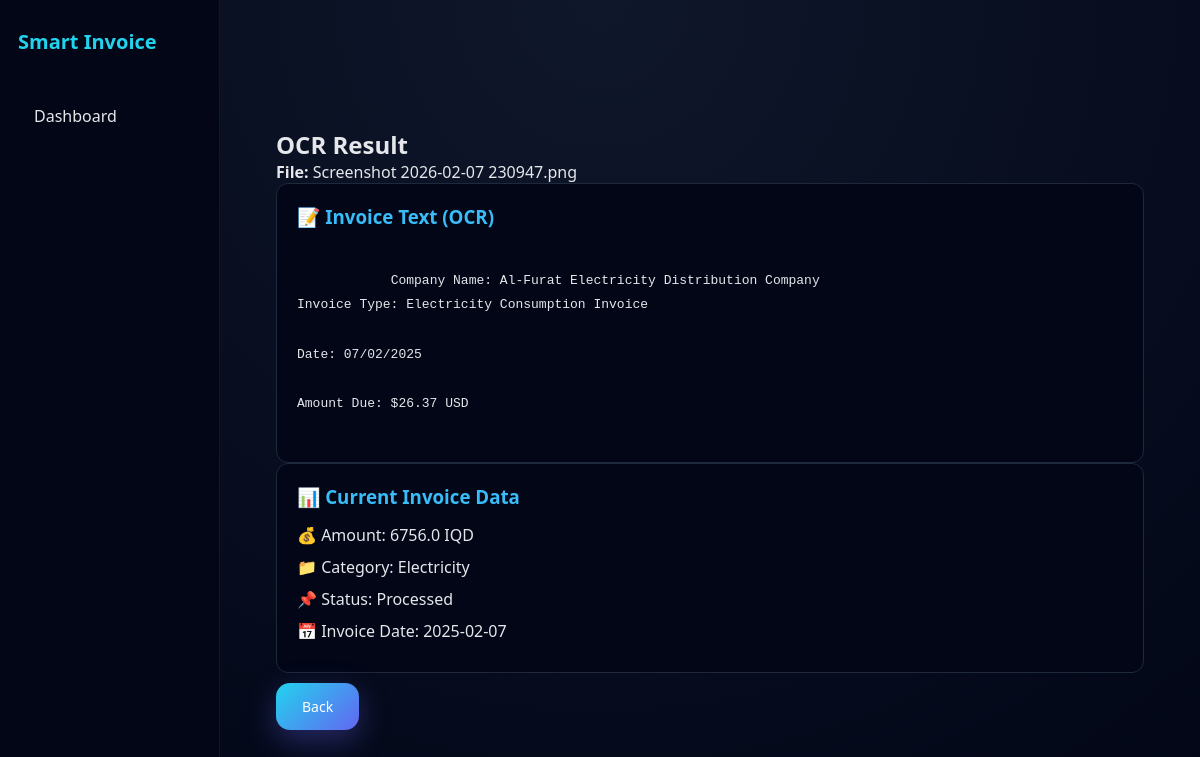
The app's page /ocr/31 with its own data.
### database/models.py (models this page shows, shortened)
class Invoice(db.Model):
    __tablename__ = "invoices"
    id = db.Column(db.Integer, primary_key=True)
    filename = db.Column(db.String(255), nullable=False)
    file_path = db.Column(db.String(500), nullable=False)
    upload_date = db.Column(db.DateTime, default=datetime.utcnow)
    extracted_text = db.Column(db.Text)
    invoice_date = db.Column(db.String(50))
    total_amount = db.Column(db.Float)
    currency = db.Column(db.String(10), default="USD")
    category = db.Column(db.String(50), default="General")
    status = db.Column(
        db.String(20),
        default="Processed"   # Processed | Pending | Error
    )

### app.py (the view)
@app.route("/ocr/<int:invoice_id>")
def view_ocr(invoice_id):
    invoice = Invoice.query.get_or_404(invoice_id)
    lang = detect_language(invoice.extracted_text)
    return render_template(
        "ocr.html",
        invoice=invoice,
        ocr_text=invoice.extracted_text,
        lang=lang
    )

### app.py (called while the page is built)
def detect_language(text):
    return "ar" if re.search(r"[ء-ي]", text) else "en"

### templates/ocr.html (shortened to what this page needs)
<!DOCTYPE html>
<html lang="en">
<head>
    <link rel="stylesheet" href="{{ url_for('static', filename='style.css') }}">
    <link rel="stylesheet" href="{{ url_for('static', filename='style.css') }}">
</head>
<body>
<div class="app">
    <aside class="sidebar">
        <h1>Smart Invoice</h1>
        <div class="nav">
            <a href="/dashboard">Dashboard</a>
        </div>
    </aside>
    <main class="main">
        <div class="content">
            <h2>OCR Result</h2>
            <p><strong>File:</strong> {{ invoice.filename }}</p>
            <div class="info-box">
            {% if lang == "ar" %}
            <h3>📝 نص الفاتورة (OCR)</h3>
            <div class="ocr-text" dir="rtl">
            {{ ocr_text if ocr_text else "لا يوجد نص مستخرج." }}
            </div>
            {% else %}
            <h3>📝 Invoice Text (OCR)</h3>
            <div class="ocr-text">
            {{ ocr_text if ocr_text else "No OCR text found." }}
            </div>
            {% endif %}
            </div>
            <div class="info-box">
            {% if lang == "ar" %}
            <h3>📊 بيانات الفاتورة الحالية</h3>
            <ul dir="rtl">
            <li>💰 المبلغ: {{ invoice.total_amount }} {{ "دينار" if invoice.currency=="IQD" else "دولار" }}</li>
            <li>📁 التصنيف: {{ invoice.category }}</li>
            <li>📌 الحالة: {{ "قيد الانتظار" if invoice.status=="Pending" else "تمت المعالجة" }}</li>
            <li>📅 تاريخ الفاتورة: {{ invoice.invoice_date }}</li>
            </ul>
            {% else %}
            <h3>📊 Current Invoice Data</h3>
            <ul>
            <li>💰 Amount: {{ invoice.total_amount }} {{ invoice.currency }}</li>
            <li>📁 Category: {{ invoice.category }}</li>
            <li>📌 Status: {{ invoice.status }}</li>
            <li>📅 Invoice Date: {{ invoice.invoice_date }}</li>
            </ul>
            {% endif %}
            </div>
            <br>
            <a href="/dashboard" class="btn secondary">Back</a>
        </div>
    </main>
</div>
</body>
</html>

### static/style.css (style rules this page uses)
:root { --bg-main: #0b1220; --bg-sidebar: #020617; --bg-card: rgba(255, 255, 255, 0.08); --primary: #6366f1; --secondary: #22d3ee; --accent: #a855f7; --text-main: #e5e7eb; --text-muted: #9ca3af; --glass: blur(18px); }
* { margin: 0; padding: 0; box-sizing: border-box; font-family: "Segoe UI", system-ui, sans-serif; }
body { background: radial-gradient(circle at top, #0f172a, #020617); color: var(--text-main); min-height: 100vh; }
.app { display: flex; min-height: 100vh; }
.sidebar { width: 220px; background: linear-gradient(180deg, #020617, #020617); padding: 28px 18px; border-right: 1px solid rgba(255,255,255,0.06); }
.sidebar h1 { color: var(--secondary); font-size: 20px; margin-bottom: 36px; }
.nav a { display: block; padding: 14px 16px; margin-bottom: 12px; border-radius: 12px; text-decoration: none; color: var(--text-main); transition: all 0.25s ease; }
.main { flex: 1; padding: 48px 56px; display: flex; flex-direction: column; }
.btn { padding: 14px 26px; border-radius: 14px; border: none; cursor: pointer; font-size: 14px; font-weight: 500; color: white; text-decoration: none; background: linear-gradient(135deg, var(--primary), var(--accent)); box-shadow: 0 10px 30px rgba(99,102,241,0.35); transition: all 0.25s ease; }
.btn.secondary { background: linear-gradient(135deg, var(--secondary), var(--primary)); }
.ocr-text { white-space: pre-wrap; line-height: 1.9; font-family: monospace; color: #e5e7eb; max-height: 45vh; overflow-y: auto; }
.sidebar { position: fixed; top: 0; left: 0; height: 100vh; overflow-y: auto; z-index: 1000; }
.main { margin-left: 220px; }
.content { padding-top: 80px; }

### templates/ocr.html (style rules this page uses)
.info-box { background: #020617; border: 1px solid #1e293b; padding: 20px; border-radius: 12px; }
.info-box h3 { margin-bottom: 15px; color: #38bdf8; }
.info-box ul { list-style: none; padding: 0; margin: 0; }
.info-box li { margin-bottom: 10px; color: #e5e7eb; }

### records on screen
Invoice: filename "Screenshot 2026-02-07 230947.png", extracted_text "Company Name: Al-Furat Electricity Distribution Company Invoice Type: Electricity Consumption Invoice Date: 07/02/2025 Amount Due: $26.37 USD", total_amount "6756.0", currency "IQD", category "Electricity", status "Processed", invoice_date "2025-02-07"
